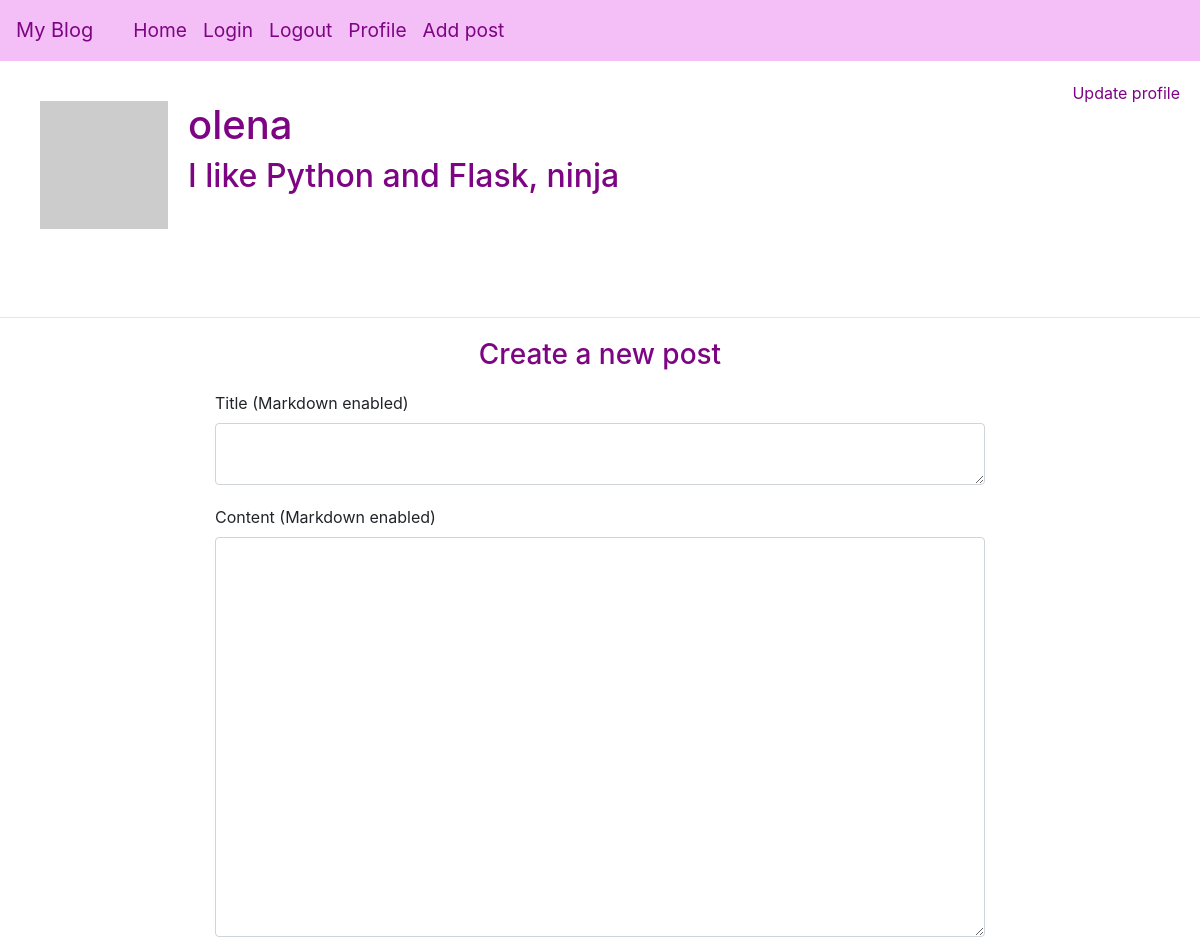
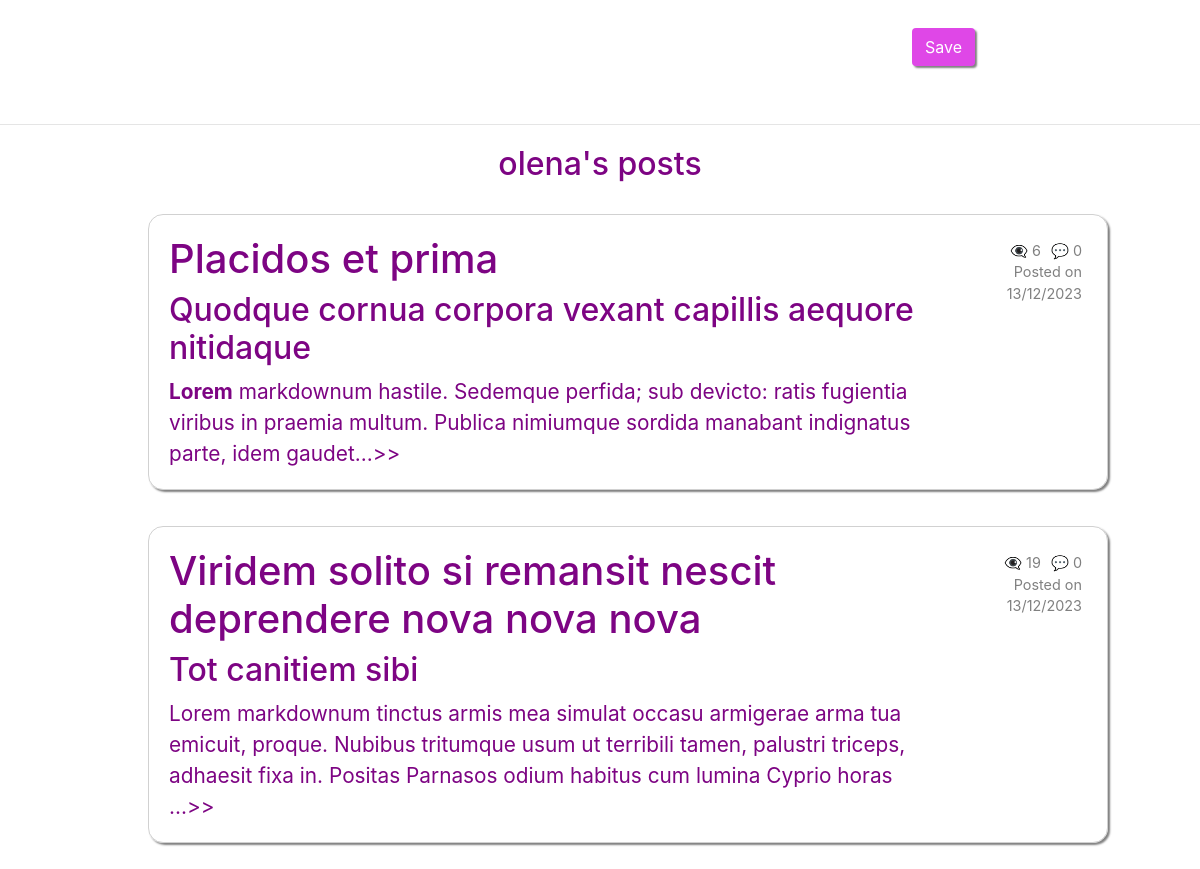
/user/olena (signed in), run on an earlier commit of the app's database (2 pictures, top to bottom).
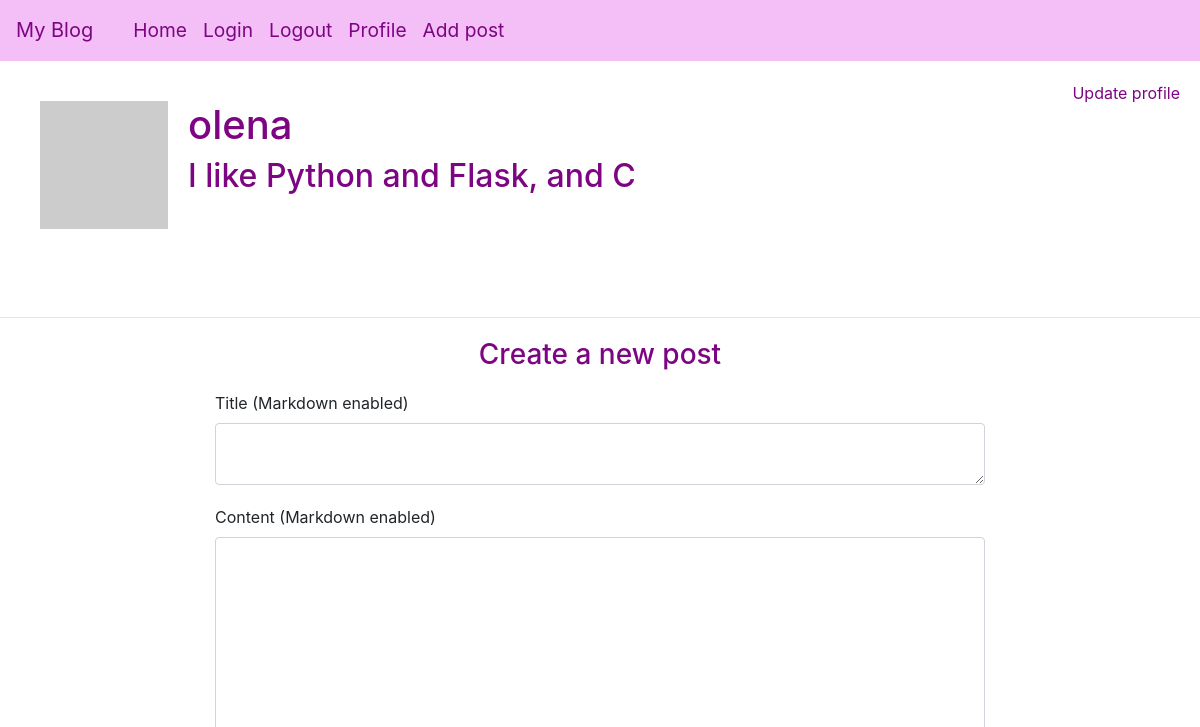
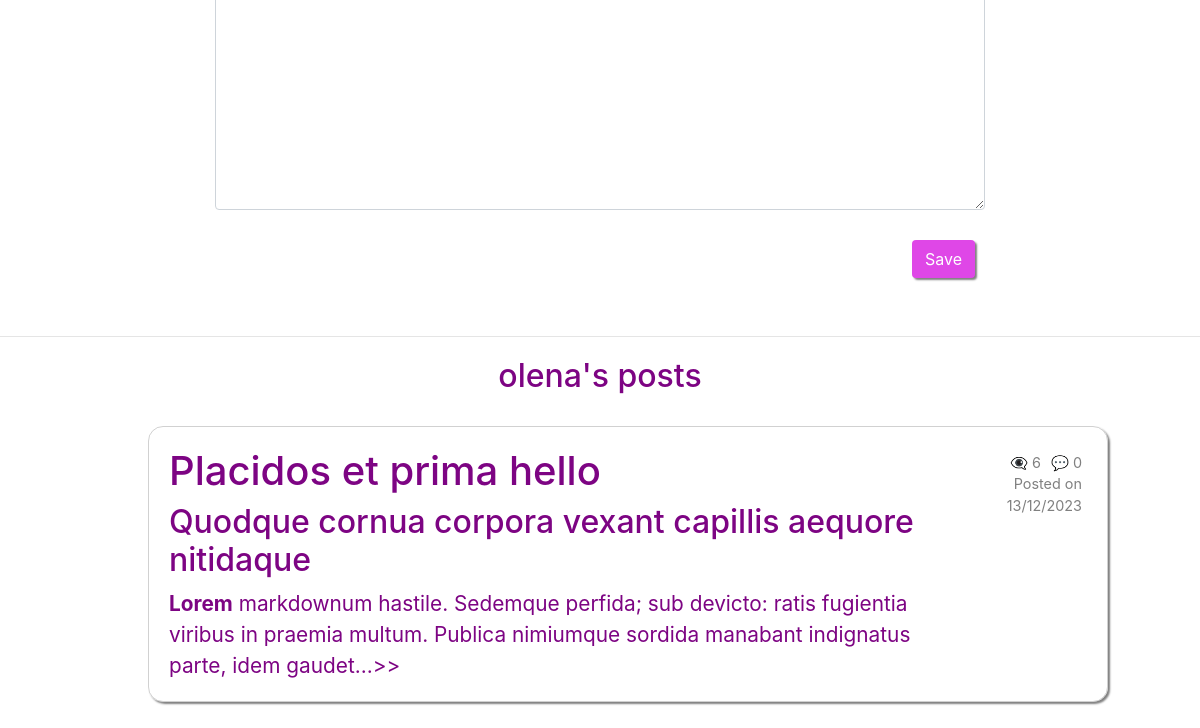
And on a later commit of the database (2 pictures, top to bottom).
### app/models/models.py (models this page shows, shortened)
class User(UserMixin, db.Model):
    __tablename__ = "user"
    id = db.Column(db.Integer, primary_key=True)
    username = db.Column(String(64), unique=True, nullable=False)
    email = db.Column(db.String(120), unique=True, nullable=False)
    isAdmin = db.Column(db.Boolean, nullable=False)
    password_hash = db.Column(String(256))
    profile_image = db.Column(String(256))
    info = db.Column(String(256))
    posts = db.relationship('Post', back_populates='user', cascade='all, delete-orphan')
    comments = db.relationship('Comment', back_populates='user', cascade='all, delete-orphan')
    def get_avatar(self, size):
        digest = md5(self.email.lower().encode('utf-8')).hexdigest()
        self.profile_image = f'https://www.gravatar.com/avatar/{digest}?d=identicon&s={size}'
        return self.profile_image

class Post(db.Model):
    __tablename__ = "post"
    id = db.Column(db.Integer, primary_key=True)
    title = db.Column(String(250))
    title_html = db.Column(db.String(250))
    body = db.Column(String(2500))
    body_html = db.Column(db.String(2500))
    timestamp = db.Column(DateTime, default=func.now())
    user_id = db.Column(db.Integer, db.ForeignKey('user.id'), nullable=False)
    user = db.relationship('User', back_populates='posts')
    comments = db.relationship('Comment', back_populates='post', cascade='all, delete-orphan')
    views = db.Column(db.Integer, server_default=str(0))
    def get_comments_length(self):
        commments = Comment.query.filter_by(post_id=self.id).all()
        return len(commments)

### app/routes/routes.py (the view, shortened to what this page needs)
@blueprint.route('/user/<username>', methods=["GET", "POST"])
@login_required
def user(username):
        user = User.query.filter_by(username=username).first_or_404()
        form = PostForm()
        page = request.args.get('page', 1, type=int)
        per_page = 2
        user.profile_image = user.get_avatar(128)
        posts = Post.query.filter_by(user_id=user.id).order_by(Post.timestamp.desc()).paginate(page=page, per_page=per_page, error_out=False)
        return render_template('profile.html', user=user, form=form, posts=posts)

### app/forms/post_form.py
class PostForm(FlaskForm):
    title = PageDownField('Title (Markdown enabled)', validators=[DataRequired(), Length(min=0, max=250)])
    post = PageDownField('Content (Markdown enabled)', render_kw={'class': 'form-control', 'rows': 10}, validators=[DataRequired(), Length(min=0, max=2500)])
    submit = SubmitField('Save')

### app/templates/profile.html (shortened to what this page needs)
{% extends "base.html" %} {% import "bootstrap/wtf.html" as wtf %}{% block
content %}
<div class="avatar-username">
    <div class="avatar-username">
        <img src="{{ user.profile_image }}" width="128" height="128" />
        <div>
            <h1>{{ user.username }}</h1>
            {% if user.info %}
            <h2>{{user.info}}</h2>
            {% endif %}
        </div>
    </div>
    {% if current_user == user%}
    <div class="update-profile-link">
        <a href="{{ url_for('main.update_profile') }}">Update profile</a>
    </div>
    {% endif %}
</div>
<hr />
{% if current_user == user%}
<h3 class="greeting">Create a new post</h3>
<div class="container-fluid">
    <div class="row">
        <div class="col-lg-8 col-md-8 col-sm-10 col-xs-10">
            {{ wtf.quick_form(form)}}
        </div>
    </div>
</div>
<hr />
{% endif %}
{% if posts %}
<h2 class="greeting">{{user.username}}'s posts</h2>
{% for post in posts%}
<div class="posts">
    <ul>
        <a href="{{url_for('main.post', id=post.id)}}" class="post-link">
            <li class="post">
                <div class="avatar-comment">
                    <div>
                        {% if post.title_html %} {{post.title_html | safe}} {%
                        else %}
                        <h1>{{post.title}}</h1>
                        {% endif %} {{(post.body_html | safe)[0:250]}}...>>
                    </div>
                </div>
                <div class="comments-date">
                    <div class="comments-views">
                        {% if not post.views%}
                        <p>👁️‍🗨️ 0</p>
                        {% else %}
                        <p>👁️‍🗨️ {{post.views}}</p>
                        {% endif %}
                        <p>💬 {{post.get_comments_length()}}</p>
                    </div>
                    <p>Posted on</p>
                    <p>{{post.timestamp.strftime('%d/%m/%Y')}}</p>
                </div>
            </li></a
        >
    </ul>
</div>
{% endfor%}
{% endif %} {% endblock %}

What changed in the data, as far as the page shows it:
removed Post: title_html "Viridem solito si remansit nescit deprendere nova nova nova", body_html "Tot canitiem sibi Lorem markdownum tinctus armis mea simulat occasu armigerae arma tua emicuit, proque. Nubibus tritumque usum ut terribili tamen, palustri triceps, adhaesit fixa in. Positas Parnasos odium habitus cum lumina Cyprio horas", views "19", get_comments_length "0", timestamp "13/12/2023"
changed User "olena": info "I like Python and Flask, ninja" → "I like Python and Flask, and C"
changed Post: title_html "Placidos et prima" → "Placidos et prima hello"
